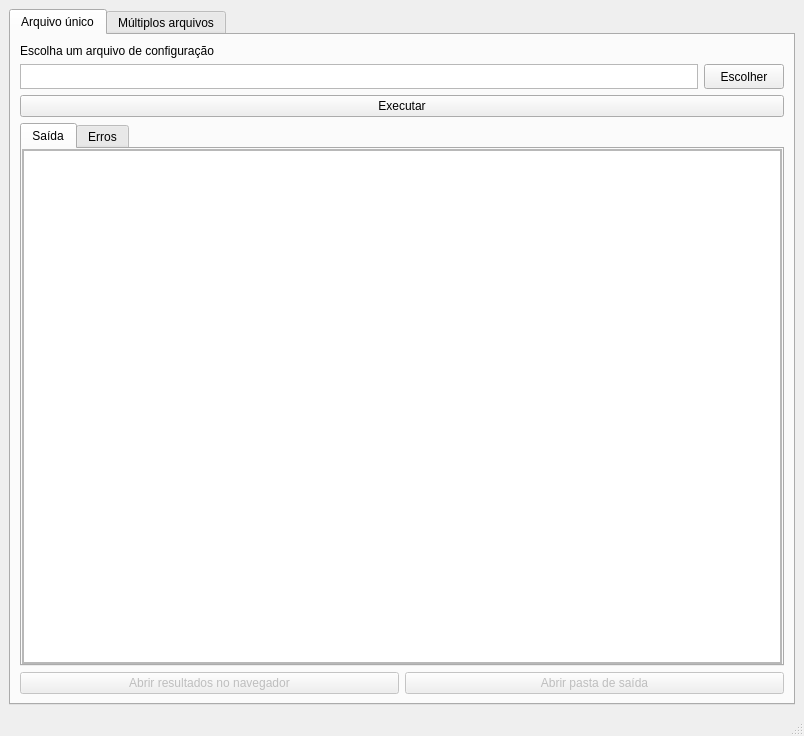
<?xml version="1.0" encoding="UTF-8"?>
<ui version="4.0">
 <class>MainWindow</class>
 <widget class="QMainWindow" name="MainWindow">
  <property name="geometry">
   <rect>
    <x>0</x>
    <y>0</y>
    <width>804</width>
    <height>736</height>
   </rect>
  </property>
  <property name="windowTitle">
   <string>ScriptLattes</string>
  </property>
  <widget class="QWidget" name="centralwidget">
   <layout class="QVBoxLayout" name="verticalLayout">
    <item>
     <widget class="QTabWidget" name="mainTabs">
      <property name="currentIndex">
       <number>0</number>
      </property>
      <widget class="QWidget" name="singleTab">
       <attribute name="title">
        <string>Arquivo único</string>
       </attribute>
       <layout class="QVBoxLayout" name="verticalLayout_6">
        <property name="margin">
         <number>9</number>
        </property>
        <item>
         <widget class="QLabel" name="label">
          <property name="text">
           <string>Escolha um arquivo de configuração</string>
          </property>
         </widget>
        </item>
        <item>
         <widget class="QWidget" name="file_holder" native="true">
          <property name="sizePolicy">
           <sizepolicy hsizetype="Preferred" vsizetype="Fixed">
            <horstretch>0</horstretch>
            <verstretch>0</verstretch>
           </sizepolicy>
          </property>
          <layout class="QHBoxLayout" name="horizontalLayout_4">
           <property name="margin">
            <number>0</number>
           </property>
           <item>
            <widget class="QTextEdit" name="input">
             <property name="maximumSize">
              <size>
               <width>16777215</width>
               <height>25</height>
              </size>
             </property>
            </widget>
           </item>
           <item>
            <widget class="QPushButton" name="filechooser">
             <property name="maximumSize">
              <size>
               <width>16777215</width>
               <height>25</height>
              </size>
             </property>
             <property name="text">
              <string>Escolher</string>
             </property>
            </widget>
           </item>
          </layout>
         </widget>
        </item>
        <item>
         <widget class="QPushButton" name="runner">
          <property name="sizePolicy">
           <sizepolicy hsizetype="Expanding" vsizetype="Fixed">
            <horstretch>0</horstretch>
            <verstretch>0</verstretch>
           </sizepolicy>
          </property>
          <property name="text">
           <string>Executar</string>
          </property>
         </widget>
        </item>
        <item>
         <widget class="QTabWidget" name="tabs">
          <property name="currentIndex">
           <number>0</number>
          </property>
          <widget class="QWidget" name="output_tab">
           <property name="sizePolicy">
            <sizepolicy hsizetype="Expanding" vsizetype="Expanding">
             <horstretch>0</horstretch>
             <verstretch>0</verstretch>
            </sizepolicy>
           </property>
           <property name="acceptDrops">
            <bool>false</bool>
           </property>
           <attribute name="title">
            <string>Saída</string>
           </attribute>
           <layout class="QHBoxLayout" name="horizontalLayout_2">
            <property name="margin">
             <number>0</number>
            </property>
            <item>
             <widget class="QScrollArea" name="scrollOutput">
              <property name="widgetResizable">
               <bool>true</bool>
              </property>
              <widget class="QWidget" name="scrollAreaWidgetContents">
               <property name="geometry">
                <rect>
                 <x>0</x>
                 <y>0</y>
                 <width>758</width>
                 <height>496</height>
                </rect>
               </property>
               <property name="sizePolicy">
                <sizepolicy hsizetype="Expanding" vsizetype="Expanding">
                 <horstretch>0</horstretch>
                 <verstretch>0</verstretch>
                </sizepolicy>
               </property>
               <layout class="QVBoxLayout" name="verticalLayout_3">
                <property name="margin">
                 <number>0</number>
                </property>
                <item>
                 <widget class="QTextBrowser" name="out"/>
                </item>
               </layout>
              </widget>
             </widget>
            </item>
           </layout>
          </widget>
          <widget class="QWidget" name="error_tab">
           <attribute name="title">
            <string>Erros</string>
           </attribute>
           <layout class="QVBoxLayout" name="verticalLayout_4">
            <property name="margin">
             <number>0</number>
            </property>
            <item>
             <widget class="QScrollArea" name="scrollArea_2">
              <property name="widgetResizable">
               <bool>true</bool>
              </property>
              <widget class="QWidget" name="scrollAreaWidgetContents_2">
               <property name="geometry">
                <rect>
                 <x>0</x>
                 <y>0</y>
                 <width>758</width>
                 <height>496</height>
                </rect>
               </property>
               <layout class="QVBoxLayout" name="verticalLayout_5">
                <property name="margin">
                 <number>0</number>
                </property>
                <item>
                 <widget class="QTextBrowser" name="errors"/>
                </item>
               </layout>
              </widget>
             </widget>
            </item>
           </layout>
          </widget>
         </widget>
        </item>
        <item>
         <widget class="QWidget" name="resultsWidget" native="true">
          <property name="enabled">
           <bool>false</bool>
          </property>
          <layout class="QHBoxLayout" name="horizontalLayout_3">
           <property name="margin">
            <number>0</number>
           </property>
           <item>
            <widget class="QPushButton" name="openLink">
             <property name="text">
              <string>Abrir resultados no navegador</string>
             </property>
            </widget>
           </item>
           <item>
            <widget class="QPushButton" name="openFolder">
             <property name="text">
              <string>Abrir pasta de saída</string>
             </property>
            </widget>
           </item>
          </layout>
         </widget>
        </item>
       </layout>
      </widget>
      <widget class="QWidget" name="multipleTab">
       <property name="enabled">
        <bool>true</bool>
       </property>
       <attribute name="title">
        <string>Múltiplos arquivos</string>
       </attribute>
       <layout class="QVBoxLayout" name="verticalLayout_2">
        <item>
         <widget class="QLabel" name="label_2">
          <property name="sizePolicy">
           <sizepolicy hsizetype="Preferred" vsizetype="Fixed">
            <horstretch>0</horstretch>
            <verstretch>0</verstretch>
           </sizepolicy>
          </property>
          <property name="text">
           <string>Escolha uma pasta com arquivos de configuração (*.config). Os arquivos podem estar em sub-pastas.</string>
          </property>
         </widget>
        </item>
        <item>
         <widget class="QWidget" name="folder_holder" native="true">
          <property name="sizePolicy">
           <sizepolicy hsizetype="Preferred" vsizetype="Fixed">
            <horstretch>0</horstretch>
            <verstretch>0</verstretch>
           </sizepolicy>
          </property>
          <layout class="QHBoxLayout" name="horizontalLayout_5">
           <property name="margin">
            <number>0</number>
           </property>
           <item>
            <widget class="QTextEdit" name="input_multiple">
             <property name="maximumSize">
              <size>
               <width>16777215</width>
               <height>25</height>
              </size>
             </property>
            </widget>
           </item>
           <item>
            <widget class="QPushButton" name="folderchooser">
             <property name="text">
              <string>Escolher</string>
             </property>
            </widget>
           </item>
          </layout>
         </widget>
        </item>
        <item>
         <widget class="QPushButton" name="multipleExecute">
          <property name="text">
           <string>Executar lote</string>
          </property>
         </widget>
        </item>
        <item>
         <widget class="QTableWidget" name="tableWidget"/>
        </item>
       </layout>
      </widget>
     </widget>
    </item>
   </layout>
  </widget>
  <widget class="QStatusBar" name="statusbar"/>
 </widget>
 <resources/>
 <connections/>
</ui>
